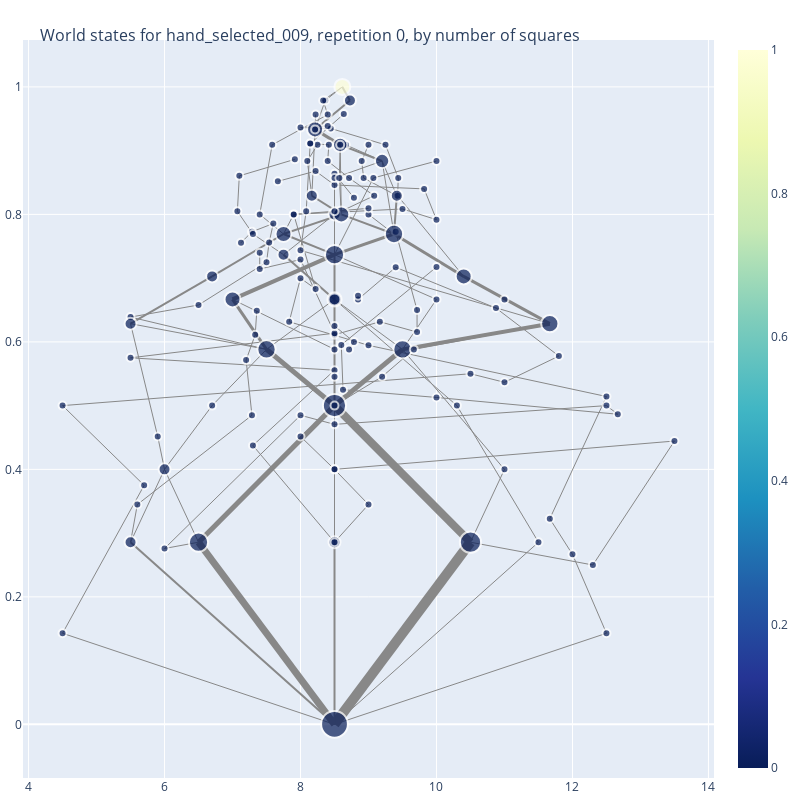
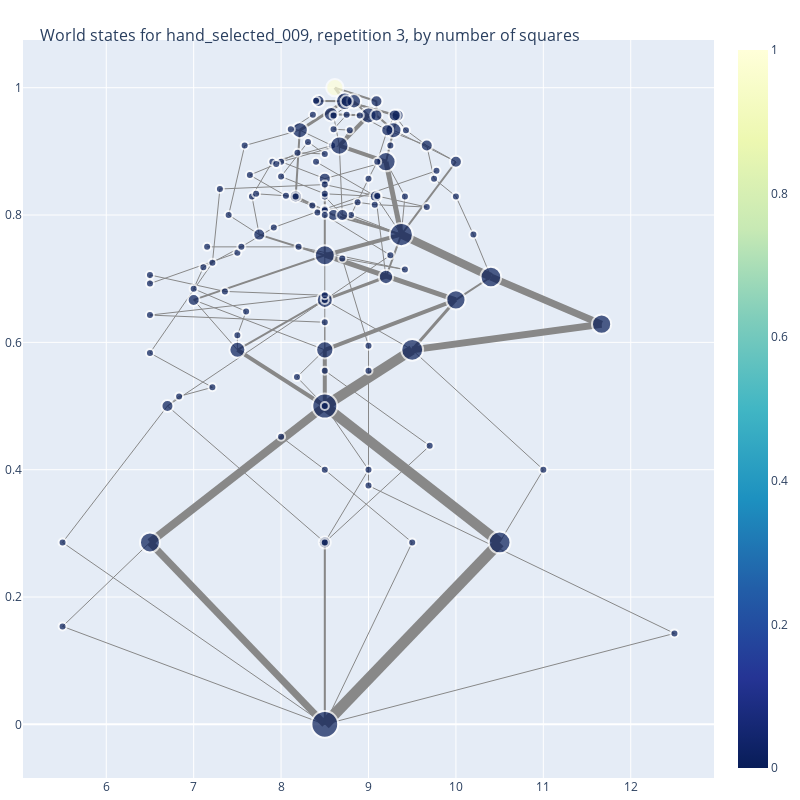

Notebook cell for these charts, in order:
### Code cell
target = targets[4]
fig, ax = plt.subplots()
ax.axis('off')
ax.imshow(np.rot90(target_maps[target]))
plot_trajectory_graph(target_name=target, rep = 0)
#plot_trajectory_graph(target_name=target, rep = 1)
#plot_trajectory_graph(target_name=target, rep = 2)
plot_trajectory_graph(target_name=target, rep = 3)
